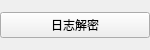
<?xml version="1.0" encoding="UTF-8"?>
<ui version="4.0">
 <class>Widget</class>
 <widget class="QWidget" name="Widget">
  <property name="geometry">
   <rect>
    <x>0</x>
    <y>0</y>
    <width>150</width>
    <height>50</height>
   </rect>
  </property>
  <property name="maximumSize">
   <size>
    <width>150</width>
    <height>50</height>
   </size>
  </property>
  <property name="windowTitle">
   <string>Widget</string>
  </property>
  <layout class="QGridLayout" name="gridLayout">
   <property name="leftMargin">
    <number>0</number>
   </property>
   <property name="topMargin">
    <number>0</number>
   </property>
   <property name="rightMargin">
    <number>0</number>
   </property>
   <property name="bottomMargin">
    <number>0</number>
   </property>
   <property name="spacing">
    <number>0</number>
   </property>
   <item row="0" column="0">
    <widget class="QPushButton" name="pushButton">
     <property name="text">
      <string>日志解密</string>
     </property>
    </widget>
   </item>
  </layout>
 </widget>
 <layoutdefault spacing="6" margin="11"/>
 <resources/>
 <connections/>
</ui>
